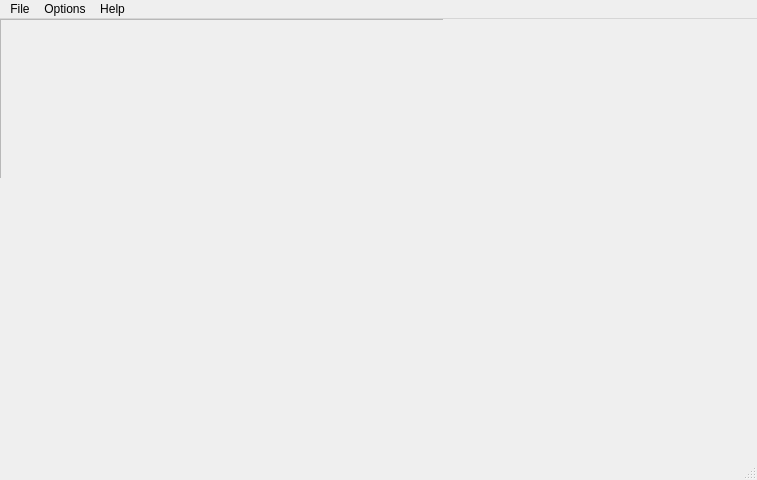
<?xml version="1.0" encoding="UTF-8"?>
<ui version="4.0">
 <class>MainWindow</class>
 <widget class="QMainWindow" name="MainWindow">
  <property name="geometry">
   <rect>
    <x>0</x>
    <y>0</y>
    <width>757</width>
    <height>480</height>
   </rect>
  </property>
  <property name="maximumSize">
   <size>
    <width>757</width>
    <height>480</height>
   </size>
  </property>
  <property name="windowTitle">
   <string>MainWindow</string>
  </property>
  <property name="styleSheet">
   <string notr="true">/*
 * The MIT License (MIT)
 *
 * Copyright (c) &lt;2013-2014&gt; &lt;Colin Duquesnoy&gt;
 *
 * Permission is hereby granted, free of charge, to any person obtaining a copy
 * of this software and associated documentation files (the &quot;Software&quot;), to deal
 * in the Software without restriction, including without limitation the rights
 * to use, copy, modify, merge, publish, distribute, sublicense, and/or sell
 * copies of the Software, and to permit persons to whom the Software is
 * furnished to do so, subject to the following conditions:

 * The above copyright notice and this permission notice shall be included in
 * all copies or substantial portions of the Software.

 * THE SOFTWARE IS PROVIDED &quot;AS IS&quot;, WITHOUT WARRANTY OF ANY KIND, EXPRESS OR
 * IMPLIED, INCLUDING BUT NOT LIMITED TO THE WARRANTIES OF MERCHANTABILITY,
 * FITNESS FOR A PARTICULAR PURPOSE AND NONINFRINGEMENT. IN NO EVENT SHALL THE
 * AUTHORS OR COPYRIGHT HOLDERS BE LIABLE FOR ANY CLAIM, DAMAGES OR OTHER
 * LIABILITY, WHETHER IN AN ACTION OF CONTRACT, TORT OR OTHERWISE, ARISING FROM,
 * OUT OF OR IN CONNECTION WITH THE SOFTWARE OR THE USE OR OTHER DEALINGS IN
 * THE SOFTWARE.
 */
QToolTip
{
    border: 1px solid #76797C;
    background-color: rgb(90, 102, 117);;
    color: white;
    padding: 5px;
    opacity: 200;
}

QWidget
{
    color: white;
    background-color: black;
    selection-background-color: white;
    selection-color: white;
    background-clip: border;
    border-image: none;
    border: 0px transparent black;
    outline: 0;
}

QWidget:item:hover
{
    background-color: #3daee9;
    color: #eff0f1;
}

QWidget:item:selected
{
    background-color: #3daee9;
}

QCheckBox
{
    spacing: 5px;
    outline: none;
    color: #eff0f1;
    margin-bottom: 2px;
}

QCheckBox:disabled
{
    color: #76797C;
}

QCheckBox::indicator,
QGroupBox::indicator
{
    width: 18px;
    height: 18px;
}
QGroupBox::indicator
{
    margin-left: 2px;
}

QCheckBox::indicator:unchecked
{
    image: url(:/qss_icons/rc/checkbox_unchecked.png);
}

QCheckBox::indicator:unchecked:hover,
QCheckBox::indicator:unchecked:focus,
QCheckBox::indicator:unchecked:pressed,
QGroupBox::indicator:unchecked:hover,
QGroupBox::indicator:unchecked:focus,
QGroupBox::indicator:unchecked:pressed
{
  border: none;
    image: url(:/qss_icons/rc/checkbox_unchecked_focus.png);
}

QCheckBox::indicator:checked
{
    image: url(:/qss_icons/rc/checkbox_checked.png);
}

QCheckBox::indicator:checked:hover,
QCheckBox::indicator:checked:focus,
QCheckBox::indicator:checked:pressed,
QGroupBox::indicator:checked:hover,
QGroupBox::indicator:checked:focus,
QGroupBox::indicator:checked:pressed
{
  border: none;
    image: url(:/qss_icons/rc/checkbox_checked_focus.png);
}


QCheckBox::indicator:indeterminate
{
    image: url(:/qss_icons/rc/checkbox_indeterminate.png);
}

QCheckBox::indicator:indeterminate:focus,
QCheckBox::indicator:indeterminate:hover,
QCheckBox::indicator:indeterminate:pressed
{
    image: url(:/qss_icons/rc/checkbox_indeterminate_focus.png);
}

QCheckBox::indicator:checked:disabled,
QGroupBox::indicator:checked:disabled
{
    image: url(:/qss_icons/rc/checkbox_checked_disabled.png);
}

QCheckBox::indicator:unchecked:disabled,
QGroupBox::indicator:unchecked:disabled
{
    image: url(:/qss_icons/rc/checkbox_unchecked_disabled.png);
}

QRadioButton
{
    spacing: 5px;
    outline: none;
    color: #eff0f1;
    margin-bottom: 2px;
}

QRadioButton:disabled
{
    color: #76797C;
}
QRadioButton::indicator
{
    width: 21px;
    height: 21px;
}

QRadioButton::indicator:unchecked
{
    image: url(:/qss_icons/rc/radio_unchecked.png);
}


QRadioButton::indicator:unchecked:hover,
QRadioButton::indicator:unchecked:focus,
QRadioButton::indicator:unchecked:pressed
{
    border: none;
    outline: none;
    image: url(:/qss_icons/rc/radio_unchecked_focus.png);
}

QRadioButton::indicator:checked
{
    border: none;
    outline: none;
    image: url(:/qss_icons/rc/radio_checked.png);
}

QRadioButton::indicator:checked:hover,
QRadioButton::indicator:checked:focus,
QRadioButton::indicator:checked:pressed
{
    border: none;
    outline: none;
    image: url(:/qss_icons/rc/radio_checked_focus.png);
}

QRadioButton::indicator:checked:disabled
{
    outline: none;
    image: url(:/qss_icons/rc/radio_checked_disabled.png);
}

QRadioButton::indicator:unchecked:disabled
{
    image: url(:/qss_icons/rc/radio_unchecked_disabled.png);
}


QMenuBar
{
    background-color: #31363b;
    color: #eff0f1;
}

QMenuBar::item
{
    background: transparent;
}

QMenuBar::item:selected
{
    background: transparent;
    border: 1px solid #76797C;
}

QMenuBar::item:pressed
{
    border: 1px solid #76797C;
    background-color: #3daee9;
    color: #eff0f1;
    margin-bottom:-1px;
    padding-bottom:1px;
}

QMenu
{
    border: 1px solid #76797C;
    color: #eff0f1;
    margin: 2px;
}

QMenu::icon
{
    margin: 5px;
}

QMenu::item
{
    padding: 5px 30px 5px 30px;
    margin-left: 5px;
    border: 1px solid transparent; /* reserve space for selection border */
}

QMenu::item:selected
{
    color: #eff0f1;
}

QMenu::separator {
    height: 2px;
    background: lightblue;
    margin-left: 10px;
    margin-right: 5px;
}

QMenu::indicator {
    width: 18px;
    height: 18px;
}

/* non-exclusive indicator = check box style indicator
   (see QActionGroup::setExclusive) */
QMenu::indicator:non-exclusive:unchecked {
    image: url(:/qss_icons/rc/checkbox_unchecked.png);
}

QMenu::indicator:non-exclusive:unchecked:selected {
    image: url(:/qss_icons/rc/checkbox_unchecked_disabled.png);
}

QMenu::indicator:non-exclusive:checked {
    image: url(:/qss_icons/rc/checkbox_checked.png);
}

QMenu::indicator:non-exclusive:checked:selected {
    image: url(:/qss_icons/rc/checkbox_checked_disabled.png);
}

/* exclusive indicator = radio button style indicator (see QActionGroup::setExclusive) */
QMenu::indicator:exclusive:unchecked {
    image: url(:/qss_icons/rc/radio_unchecked.png);
}

QMenu::indicator:exclusive:unchecked:selected {
    image: url(:/qss_icons/rc/radio_unchecked_disabled.png);
}

QMenu::indicator:exclusive:checked {
    image: url(:/qss_icons/rc/radio_checked.png);
}

QMenu::indicator:exclusive:checked:selected {
    image: url(:/qss_icons/rc/radio_checked_disabled.png);
}

QMenu::right-arrow {
    margin: 5px;
    image: url(:/qss_icons/rc/right_arrow.png)
}


QWidget:disabled
{
    color: #454545;
    background-color: #31363b;
}

QAbstractItemView
{
    alternate-background-color: #31363b;
    color: #eff0f1;
    border: 1px solid 3A3939;
    border-radius: 2px;
}

QWidget:focus, QMenuBar:focus
{
    border: 1px solid #3daee9;
}

QTabWidget:focus, QCheckBox:focus, QRadioButton:focus, QSlider:focus
{
    border: none;
}

QLineEdit
{
    background-color: #232629;
    padding: 5px;
    border-style: solid;
    border: 1px solid #76797C;
    border-radius: 2px;
    color: #eff0f1;
}

QGroupBox {
    border:1px solid #76797C;
    border-radius: 2px;
    margin-top: 20px;
}

QGroupBox::title {
    subcontrol-origin: margin;
    subcontrol-position: top center;
    padding-left: 10px;
    padding-right: 10px;
    padding-top: 10px;
}

QAbstractScrollArea
{
    border-radius: 2px;
    border: 1px solid #76797C;
    background-color: transparent;
}

QScrollBar:horizontal
{
    height: 15px;
    margin: 3px 15px 3px 15px;
    border: 1px transparent #2A2929;
    border-radius: 4px;
    background-color: #2A2929;
}

QScrollBar::handle:horizontal
{
    background-color: #605F5F;
    min-width: 5px;
    border-radius: 4px;
}

QScrollBar::add-line:horizontal
{
    margin: 0px 3px 0px 3px;
    border-image: url(:/qss_icons/rc/right_arrow_disabled.png);
    width: 10px;
    height: 10px;
    subcontrol-position: right;
    subcontrol-origin: margin;
}

QScrollBar::sub-line:horizontal
{
    margin: 0px 3px 0px 3px;
    border-image: url(:/qss_icons/rc/left_arrow_disabled.png);
    height: 10px;
    width: 10px;
    subcontrol-position: left;
    subcontrol-origin: margin;
}

QScrollBar::add-line:horizontal:hover,QScrollBar::add-line:horizontal:on
{
    border-image: url(:/qss_icons/rc/right_arrow.png);
    height: 10px;
    width: 10px;
    subcontrol-position: right;
    subcontrol-origin: margin;
}


QScrollBar::sub-line:horizontal:hover, QScrollBar::sub-line:horizontal:on
{
    border-image: url(:/qss_icons/rc/left_arrow.png);
    height: 10px;
    width: 10px;
    subcontrol-position: left;
    subcontrol-origin: margin;
}

QScrollBar::up-arrow:horizontal, QScrollBar::down-arrow:horizontal
{
    background: none;
}


QScrollBar::add-page:horizontal, QScrollBar::sub-page:horizontal
{
    background: none;
}

QScrollBar:vertical
{
    background-color: #2A2929;
    width: 15px;
    margin: 15px 3px 15px 3px;
    border: 1px transparent #2A2929;
    border-radius: 4px;
}

QScrollBar::handle:vertical
{
    background-color: #605F5F;
    min-height: 5px;
    border-radius: 4px;
}

QScrollBar::sub-line:vertical
{
    margin: 3px 0px 3px 0px;
    border-image: url(:/qss_icons/rc/up_arrow_disabled.png);
    height: 10px;
    width: 10px;
    subcontrol-position: top;
    subcontrol-origin: margin;
}

QScrollBar::add-line:vertical
{
    margin: 3px 0px 3px 0px;
    border-image: url(:/qss_icons/rc/down_arrow_disabled.png);
    height: 10px;
    width: 10px;
    subcontrol-position: bottom;
    subcontrol-origin: margin;
}

QScrollBar::sub-line:vertical:hover,QScrollBar::sub-line:vertical:on
{

    border-image: url(:/qss_icons/rc/up_arrow.png);
    height: 10px;
    width: 10px;
    subcontrol-position: top;
    subcontrol-origin: margin;
}


QScrollBar::add-line:vertical:hover, QScrollBar::add-line:vertical:on
{
    border-image: url(:/qss_icons/rc/down_arrow.png);
    height: 10px;
    width: 10px;
    subcontrol-position: bottom;
    subcontrol-origin: margin;
}

QScrollBar::up-arrow:vertical, QScrollBar::down-arrow:vertical
{
    background: none;
}


QScrollBar::add-page:vertical, QScrollBar::sub-page:vertical
{
    background: none;
}

QTextEdit
{
    background-color: #232629;
    color: #eff0f1;
    border: 1px solid #76797C;
}

QPlainTextEdit
{
    background-color: #232629;;
    color: #eff0f1;
    border-radius: 2px;
    border: 1px solid #76797C;
}

QHeaderView::section
{
    background-color: #76797C;
    color: #eff0f1;
    padding: 5px;
    border: 1px solid #76797C;
}

QSizeGrip {
    image: url(:/qss_icons/rc/sizegrip.png);
    width: 12px;
    height: 12px;
}


QMainWindow::separator
{
    background-color: #31363b;
    color: white;
    padding-left: 4px;
    spacing: 2px;
    border: 1px dashed #76797C;
}

QMainWindow::separator:hover
{

    background-color: #787876;
    color: white;
    padding-left: 4px;
    border: 1px solid #76797C;
    spacing: 2px;
}


QMenu::separator
{
    height: 1px;
    background-color: #76797C;
    color: white;
    padding-left: 4px;
    margin-left: 10px;
    margin-right: 5px;
}


QFrame
{
    border-radius: 2px;
    border: 1px solid #76797C;
}

QFrame[frameShape=&quot;0&quot;]
{
    border-radius: 2px;
    border: 1px transparent #76797C;
}

QStackedWidget
{
    border: 1px transparent black;
}

QToolBar {
    border: 1px transparent #393838;
    background: 1px solid #31363b;
    font-weight: bold;
}

QToolBar::handle:horizontal {
    image: url(:/qss_icons/rc/Hmovetoolbar.png);
}
QToolBar::handle:vertical {
    image: url(:/qss_icons/rc/Vmovetoolbar.png);
}
QToolBar::separator:horizontal {
    image: url(:/qss_icons/rc/Hsepartoolbar.png);
}
QToolBar::separator:vertical {
    image: url(:/qss_icons/rc/Vsepartoolbars.png);
}

QPushButton
{
    color: #eff0f1;
    background-color: #31363b;
    border-width: 1px;
    border-color: #76797C;
    border-style: solid;
    padding: 5px;
    border-radius: 2px;
    outline: none;
}

QPushButton:disabled
{
    background-color: #31363b;
    border-width: 1px;
    border-color: #454545;
    border-style: solid;
    padding-top: 5px;
    padding-bottom: 5px;
    padding-left: 10px;
    padding-right: 10px;
    border-radius: 2px;
    color: #454545;
}

QPushButton:focus {
    background-color: #3daee9;
    color: white;
}

QPushButton:pressed
{
    background-color: #3daee9;
    padding-top: -15px;
    padding-bottom: -17px;
}

QComboBox
{
    selection-background-color: #3daee9;
    border-style: solid;
    border: 1px solid #76797C;
    border-radius: 2px;
    padding: 5px;
    min-width: 75px;
}

QPushButton:checked{
    background-color: #76797C;
    border-color: #6A6969;
}

QComboBox:hover,QPushButton:hover,QAbstractSpinBox:hover,QLineEdit:hover,QTextEdit:hover,QPlainTextEdit:hover,QAbstractView:hover,QTreeView:hover
{
    border: 1px solid #3daee9;
    color: #eff0f1;
}

QComboBox:on
{
    padding-top: 3px;
    padding-left: 4px;
    selection-background-color: #4a4a4a;
}

QComboBox QAbstractItemView
{
    background-color: #232629;
    border-radius: 2px;
    border: 1px solid #76797C;
    selection-background-color: #3daee9;
}

QComboBox::drop-down
{
    subcontrol-origin: padding;
    subcontrol-position: top right;
    width: 15px;

    border-left-width: 0px;
    border-left-color: darkgray;
    border-left-style: solid;
    border-top-right-radius: 3px;
    border-bottom-right-radius: 3px;
}

QComboBox::down-arrow
{
    image: url(:/qss_icons/rc/down_arrow_disabled.png);
}

QComboBox::down-arrow:on, QComboBox::down-arrow:hover,
QComboBox::down-arrow:focus
{
    image: url(:/qss_icons/rc/down_arrow.png);
}

QAbstractSpinBox {
    padding: 5px;
    border: 1px solid #76797C;
    background-color: #232629;
    color: #eff0f1;
    border-radius: 2px;
    min-width: 75px;
}

QAbstractSpinBox:up-button
{
    background-color: transparent;
    subcontrol-origin: border;
    subcontrol-position: center right;
}

QAbstractSpinBox:down-button
{
    background-color: transparent;
    subcontrol-origin: border;
    subcontrol-position: center left;
}

QAbstractSpinBox::up-arrow,QAbstractSpinBox::up-arrow:disabled,QAbstractSpinBox::up-arrow:off {
    image: url(:/qss_icons/rc/up_arrow_disabled.png);
    width: 10px;
    height: 10px;
}
QAbstractSpinBox::up-arrow:hover
{
    image: url(:/qss_icons/rc/up_arrow.png);
}


QAbstractSpinBox::down-arrow,QAbstractSpinBox::down-arrow:disabled,QAbstractSpinBox::down-arrow:off
{
    image: url(:/qss_icons/rc/down_arrow_disabled.png);
    width: 10px;
    height: 10px;
}
QAbstractSpinBox::down-arrow:hover
{
    image: url(:/qss_icons/rc/down_arrow.png);
}


QLabel
{
    border: 0px solid black;
}

QTabWidget{
    border: 0px transparent black;
}

QTabWidget::pane {
    border: 1px solid #76797C;
    padding: 5px;
    margin: 1px;
}

QTabBar
{
    qproperty-drawBase: 0;
    left: 5px; /* move to the right by 5px */
    border-radius: 3px;
}

QTabBar:focus
{
    border: 0px transparent black;
}

QTabBar::close-button  {
    image: url(:/qss_icons/rc/close.png);
    background: transparent;
}

QTabBar::close-button:hover
{
    image: url(:/qss_icons/rc/close-hover.png);
    background: transparent;
}

QTabBar::close-button:pressed {
    image: url(:/qss_icons/rc/close-pressed.png);
    background: transparent;
}

/* TOP TABS */
QTabBar::tab:top {
    color: #eff0f1;
    border: 1px solid #76797C;
    border-bottom: 1px transparent black;
    background-color: #31363b;
    padding: 5px;
    min-width: 50px;
    border-top-left-radius: 2px;
    border-top-right-radius: 2px;
}

QTabBar::tab:top:!selected
{
    color: #eff0f1;
    background-color: #54575B;
    border: 1px solid #76797C;
    border-bottom: 1px transparent black;
    border-top-left-radius: 2px;
    border-top-right-radius: 2px;    
}

QTabBar::tab:top:!selected:hover {
    background-color: #3daee9;
}

/* BOTTOM TABS */
QTabBar::tab:bottom {
    color: #eff0f1;
    border: 1px solid #76797C;
    border-top: 1px transparent black;
    background-color: #31363b;
    padding: 5px;
    border-bottom-left-radius: 2px;
    border-bottom-right-radius: 2px;
    min-width: 50px;
}

QTabBar::tab:bottom:!selected
{
    color: #eff0f1;
    background-color: #54575B;
    border: 1px solid #76797C;
    border-top: 1px transparent black;
    border-bottom-left-radius: 2px;
    border-bottom-right-radius: 2px;
}

QTabBar::tab:bottom:!selected:hover {
    background-color: #3daee9;
}

/* LEFT TABS */
QTabBar::tab:left {
    color: #eff0f1;
    border: 1px solid #76797C;
    border-left: 1px transparent black;
    background-color: #31363b;
    padding: 5px;
    border-top-right-radius: 2px;
    border-bottom-right-radius: 2px;
    min-height: 50px;
}

QTabBar::tab:left:!selected
{
    color: #eff0f1;
    background-color: #54575B;
    border: 1px solid #76797C;
    border-left: 1px transparent black;
    border-top-right-radius: 2px;
    border-bottom-right-radius: 2px;
}

QTabBar::tab:left:!selected:hover {
    background-color: #3daee9;
}


/* RIGHT TABS */
QTabBar::tab:right {
    color: #eff0f1;
    border: 1px solid #76797C;
    border-right: 1px transparent black;
    background-color: #31363b;
    padding: 5px;
    border-top-left-radius: 2px;
    border-bottom-left-radius: 2px;
    min-height: 50px;
}

QTabBar::tab:right:!selected
{
    color: #eff0f1;
    background-color: #54575B;
    border: 1px solid #76797C;
    border-right: 1px transparent black;
    border-top-left-radius: 2px;
    border-bottom-left-radius: 2px;
}

QTabBar::tab:right:!selected:hover {
    background-color: #3daee9;
}

QTabBar QToolButton::right-arrow:enabled {
     image: url(:/qss_icons/rc/right_arrow.png);
 }

 QTabBar QToolButton::left-arrow:enabled {
     image: url(:/qss_icons/rc/left_arrow.png);
 }

QTabBar QToolButton::right-arrow:disabled {
     image: url(:/qss_icons/rc/right_arrow_disabled.png);
 }

 QTabBar QToolButton::left-arrow:disabled {
     image: url(:/qss_icons/rc/left_arrow_disabled.png);
 }


QDockWidget {
    background: #31363b;
    border: 1px solid #403F3F;
    titlebar-close-icon: url(:/qss_icons/rc/close.png);
    titlebar-normal-icon: url(:/qss_icons/rc/undock.png);
}

QDockWidget::close-button, QDockWidget::float-button {
    border: 1px solid transparent;
    border-radius: 2px;
    background: transparent;
}

QDockWidget::close-button:hover, QDockWidget::float-button:hover {
    background: rgba(255, 255, 255, 10);
}

QDockWidget::close-button:pressed, QDockWidget::float-button:pressed {
    padding: 1px -1px -1px 1px;
    background: rgba(255, 255, 255, 10);
}

QTreeView, QListView
{
    border: 1px solid #76797C;
    background-color: #232629;
}

QTreeView:branch:selected, QTreeView:branch:hover
{
    background: url(:/qss_icons/rc/transparent.png);
}

QTreeView::branch:has-siblings:!adjoins-item {
    border-image: url(:/qss_icons/rc/transparent.png);
}

QTreeView::branch:has-siblings:adjoins-item {
    border-image: url(:/qss_icons/rc/transparent.png);
}

QTreeView::branch:!has-children:!has-siblings:adjoins-item {
    border-image: url(:/qss_icons/rc/transparent.png);
}

QTreeView::branch:has-children:!has-siblings:closed,
QTreeView::branch:closed:has-children:has-siblings {
    image: url(:/qss_icons/rc/branch_closed.png);
}

QTreeView::branch:open:has-children:!has-siblings,
QTreeView::branch:open:has-children:has-siblings  {
    image: url(:/qss_icons/rc/branch_open.png);
}

QTreeView::branch:has-children:!has-siblings:closed:hover,
QTreeView::branch:closed:has-children:has-siblings:hover {
    image: url(:/qss_icons/rc/branch_closed-on.png);
    }

QTreeView::branch:open:has-children:!has-siblings:hover,
QTreeView::branch:open:has-children:has-siblings:hover  {
    image: url(:/qss_icons/rc/branch_open-on.png);
    }

QListView::item:!selected:hover, QListView::item:!selected:hover, QTreeView::item:!selected:hover  {
    background: rgba(0, 0, 0, 0);
    outline: 0;
    color: #eff0f1
}

QListView::item:selected:hover, QListView::item:selected:hover, QTreeView::item:selected:hover  {
    background: #3daee9;
    color: #eff0f1;
}

QSlider::groove:horizontal {
    border: 1px solid #565a5e;
    height: 4px;
    background: #565a5e;
    margin: 0px;
    border-radius: 2px;
}

QSlider::handle:horizontal {
    background: #232629;
    border: 1px solid #565a5e;
    width: 16px;
    height: 16px;
    margin: -8px 0;
    border-radius: 9px;
}

QSlider::groove:vertical {
    border: 1px solid #565a5e;
    width: 4px;
    background: #565a5e;
    margin: 0px;
    border-radius: 3px;
}

QSlider::handle:vertical {
    background: #232629;
    border: 1px solid #565a5e;
    width: 16px;
    height: 16px;
    margin: 0 -8px;
    border-radius: 9px;
}

QToolButton {
    background-color: transparent;
    border: 1px transparent #76797C;
    border-radius: 2px;
    margin: 3px;
    padding: 5px;
}

QToolButton[popupMode=&quot;1&quot;] { /* only for MenuButtonPopup */
 padding-right: 20px; /* make way for the popup button */
 border: 1px #76797C;
 border-radius: 5px;
}

QToolButton[popupMode=&quot;2&quot;] { /* only for InstantPopup */
 padding-right: 10px; /* make way for the popup button */
 border: 1px #76797C;
}


QToolButton:hover, QToolButton::menu-button:hover {
    background-color: transparent;
    border: 1px solid #3daee9;
    padding: 5px;
}

QToolButton:checked, QToolButton:pressed,
        QToolButton::menu-button:pressed {
    background-color: #3daee9;
    border: 1px solid #3daee9;
    padding: 5px;
}

/* the subcontrol below is used only in the InstantPopup or DelayedPopup mode */
QToolButton::menu-indicator {
    image: url(:/qss_icons/rc/down_arrow.png);
    top: -7px; left: -2px; /* shift it a bit */
}

/* the subcontrols below are used only in the MenuButtonPopup mode */
QToolButton::menu-button {
    border: 1px transparent #76797C;
    border-top-right-radius: 6px;
    border-bottom-right-radius: 6px;
    /* 16px width + 4px for border = 20px allocated above */
    width: 16px;
    outline: none;
}

QToolButton::menu-arrow {
    image: url(:/qss_icons/rc/down_arrow.png);
}

QToolButton::menu-arrow:open {
    border: 1px solid #76797C;
}

QPushButton::menu-indicator  {
    subcontrol-origin: padding;
    subcontrol-position: bottom right;
    left: 8px;
}

QTableView
{
    border: 1px solid #76797C;
    gridline-color: #31363b;
    background-color: #232629;
}


QTableView, QHeaderView
{
    border-radius: 0px;
}

QTableView::item:pressed, QListView::item:pressed, QTreeView::item:pressed  {
    background: #3daee9;
    color: #eff0f1;
}

QTableView::item:selected:active, QTreeView::item:selected:active, QListView::item:selected:active  {
    background: #3daee9;
    color: #eff0f1;
}


QHeaderView
{
    background-color: #31363b;
    border: 1px transparent;
    border-radius: 0px;
    margin: 0px;
    padding: 0px;

}

QHeaderView::section  {
    background-color: #31363b;
    color: #eff0f1;
    padding: 5px;
    border: 1px solid #76797C;
    border-radius: 0px;
    text-align: center;
}

QHeaderView::section::vertical::first, QHeaderView::section::vertical::only-one
{
    border-top: 1px solid #76797C;
}

QHeaderView::section::vertical
{
    border-top: transparent;
}

QHeaderView::section::horizontal::first, QHeaderView::section::horizontal::only-one
{
    border-left: 1px solid #76797C;
}

QHeaderView::section::horizontal
{
    border-left: transparent;
}


QHeaderView::section:checked
 {
    color: white;
    background-color: #334e5e;
 }

 /* style the sort indicator */
QHeaderView::down-arrow {
    image: url(:/qss_icons/rc/down_arrow.png);
}

QHeaderView::up-arrow {
    image: url(:/qss_icons/rc/up_arrow.png);
}


QTableCornerButton::section {
    background-color: #31363b;
    border: 1px transparent #76797C;
    border-radius: 0px;
}

QToolBox  {
    padding: 5px;
    border: 1px transparent black;
}

QToolBox::tab {
    color: #eff0f1;
    background-color: #31363b;
    border: 1px solid #76797C;
    border-bottom: 1px transparent #31363b;
    border-top-left-radius: 5px;
    border-top-right-radius: 5px;
}

QToolBox::tab:selected { /* italicize selected tabs */
    font: italic;
    background-color: #31363b;
    border-color: #3daee9;
 }

QStatusBar::item {
    border: 0px transparent dark;
 }


QFrame[height=&quot;3&quot;], QFrame[width=&quot;3&quot;] {
    background-color: #76797C;
}


QSplitter::handle {
    border: 1px dashed #76797C;
}

QSplitter::handle:hover {
    background-color: #787876;
    border: 1px solid #76797C;
}

QSplitter::handle:horizontal {
    width: 1px;
}

QSplitter::handle:vertical {
    height: 1px;
}

QProgressBar {
    border: 1px solid #76797C;
    border-radius: 5px;
    text-align: center;
}

QProgressBar::chunk {
    background-color: #05B8CC;
}
</string>
  </property>
  <widget class="QWidget" name="centralWidget">
   <property name="minimumSize">
    <size>
     <width>443</width>
     <height>159</height>
    </size>
   </property>
   <property name="maximumSize">
    <size>
     <width>443</width>
     <height>159</height>
    </size>
   </property>
   <widget class="QFrame" name="frame">
    <property name="geometry">
     <rect>
      <x>0</x>
      <y>0</y>
      <width>751</width>
      <height>451</height>
     </rect>
    </property>
    <property name="frameShape">
     <enum>QFrame::StyledPanel</enum>
    </property>
    <property name="frameShadow">
     <enum>QFrame::Raised</enum>
    </property>
   </widget>
  </widget>
  <widget class="QStatusBar" name="statusBar"/>
  <widget class="QMenuBar" name="menuBar">
   <property name="geometry">
    <rect>
     <x>0</x>
     <y>0</y>
     <width>757</width>
     <height>21</height>
    </rect>
   </property>
   <widget class="QMenu" name="menuFile">
    <property name="title">
     <string>File</string>
    </property>
    <addaction name="actionOpen"/>
    <addaction name="separator"/>
    <addaction name="separator"/>
    <addaction name="actionSave_Point_Cloud_As"/>
    <addaction name="separator"/>
    <addaction name="actionExit"/>
   </widget>
   <widget class="QMenu" name="menuOptions">
    <property name="title">
     <string>Options</string>
    </property>
    <addaction name="actionStart_Scanner"/>
    <addaction name="separator"/>
    <addaction name="actionStop_Scanner"/>
   </widget>
   <widget class="QMenu" name="menuHelp">
    <property name="title">
     <string>Help</string>
    </property>
    <addaction name="actionAbout"/>
   </widget>
   <addaction name="menuFile"/>
   <addaction name="menuOptions"/>
   <addaction name="menuHelp"/>
  </widget>
  <action name="actionOpen">
   <property name="text">
    <string>Open</string>
   </property>
  </action>
  <action name="actionExit">
   <property name="text">
    <string>Exit</string>
   </property>
  </action>
  <action name="actionStart_Scanner">
   <property name="text">
    <string>Start Scanner</string>
   </property>
  </action>
  <action name="actionStop_Scanner">
   <property name="text">
    <string>Stop Scanner</string>
   </property>
  </action>
  <action name="actionAbout">
   <property name="text">
    <string>About</string>
   </property>
  </action>
  <action name="actionSave_Point_Cloud_As">
   <property name="text">
    <string>Save  As..</string>
   </property>
  </action>
 </widget>
 <layoutdefault spacing="6" margin="11"/>
 <resources/>
 <connections/>
</ui>
